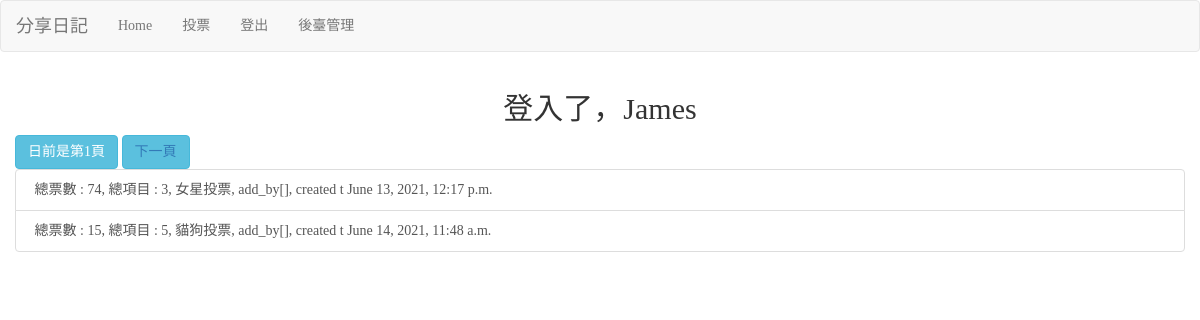
Screenshot of /home/ (signed in) with the database file from the repository.
### myapp/models.py (models this page shows, shortened)
class Poll(models.Model):
    name = models.CharField(max_length=255, null=False)
    created_at = models.DateTimeField(auto_now_add=True)
    enabled = models.BooleanField(default=False)

class Poll_item(models.Model):
    poll = models.ForeignKey(Poll, on_delete=models.CASCADE)
    name = models.CharField(max_length=255, null=False)
    img = models.ImageField(upload_to='static/images/', null=False)
    vote_number = models.PositiveIntegerField(default=0)

### myapp/views.py (the view)
# urls.py: 2. Add a URL to urlpatterns:  path('', views.home, name='home')
def home(request):
    if request.user.is_authenticated: # 這裡注意user是request自帶的方法，request.user適用於驗證使用者是否登入的機制，我猜auth.login(request, user2)
        username = request.user.username
    messages.get_messages(request)
    all_polls = models.Poll.objects.all().order_by('created_at')
    paginator = Paginator(all_polls, 2)  # 2個項目一分頁，type大概是list型態吧 ，[ [obj1，obj2], .... ] (我猜)
    p = request.GET.get('p') # 再分頁中網址會有 ?p=2，代表這是分頁2的物件，這個網址是由 paginator = Paginator(all_polls, 2)自動產生的
    try:
        polls = paginator.page(p) # 取得分頁物件
    except PageNotAnInteger:
        polls = paginator.page(1)
    except EmptyPage:
        polls = paginator.page(paginator.num_pages)
    return render(request, 'Home.html', locals())

### myapp/templatetags/mvote_extras.py (called while the page is built)
@register.filter(name='show_items')
def show_items(value):
    try:
        poll = models.Poll.objects.get(id=int(value))
        items = models.Poll_item.objects.filter(poll=poll).count()
    except:
        items = 0
    return items

@register.filter(name='show_votes')
def show_votes(value):
    try:
        poll = models.Poll.objects.get(id=int(value))
        votes = 0
        pollitems = models.Poll_item.objects.filter(poll=poll)
        for pollitem in pollitems:
            votes = votes + pollitem.vote_number
    except:
        votes = 0
    return votes

### templates/Home.html (shortened to what this page needs)
{% extends 'base.html' %}
{% block content %}
    {% load account %}
    {% load mvote_extras %}
    <div class="container">
        {% if username %}
            <div class="row">
                <div clss="md-12" align="center"><h2>登入了，{{username}}</h2></div>
            </div>
            <div class="row">
                <button class="btn btn-info">
                    日前是第{{polls.number}}頁
                </button>
                {% if polls.has_next %}
                    <button class="btn btn-info">
                        <a href='?p={{polls.next_page_number}}'>下一頁</a>
                    </button>
                {% endif %}
                {% for poll in polls %}
                    {% if forloop.first %}
                        <div class='list-group'>
                    {% endif %}
                    <a href='{% url "voting-url" poll.id %}' class='list-group-item'>
                        總票數 : {{poll.id | show_votes}},
                        總項目 : {{poll.id | show_items}},
                        {{poll.name}}, add_by[{{poll.user}}], created t {{poll.created_at}}
                    </a>
                    {% if forloop.last %}
                        </div>
                    {% endif %}
                {% endfor %}
            </div>
        {% else %}
            <div class="row">
                <div clss="md-12" align="center"><h2>尚未登入</h2></div>
            </div>
        {% endif %}
    </div>
{% endblock %}

### templates/base.html (style rules this page uses)
h1, h2, h3, h4, h5, p, div { font-family: 微軟正黑體; }

### rows the page displays
Poll: id|show_votes "74", id|show_items "3", name "女星投票", created_at "June 13, 2021, 12:17 p.m."
Poll: id|show_votes "15", id|show_items "5", name "貓狗投票", created_at "June 14, 2021, 11:48 a.m."

### other values shown
{{ username }} "James"
{{ polls.number }} "1"
